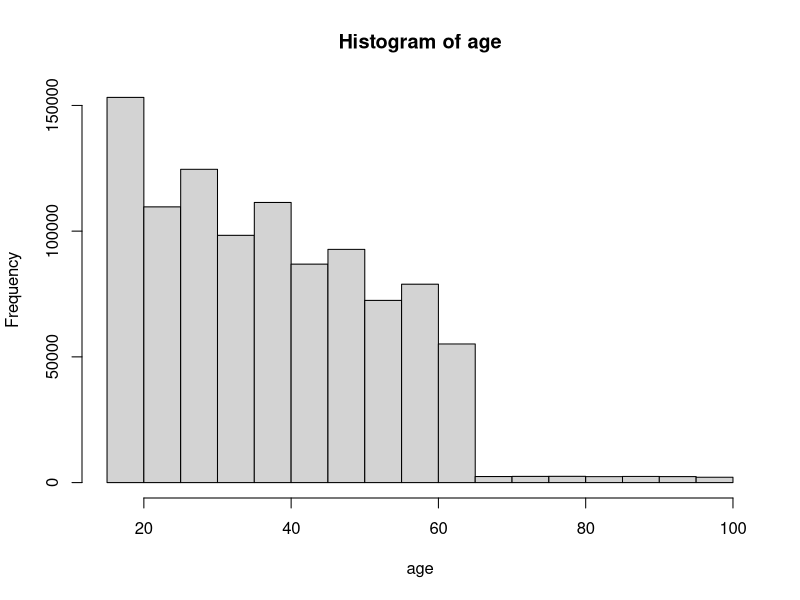
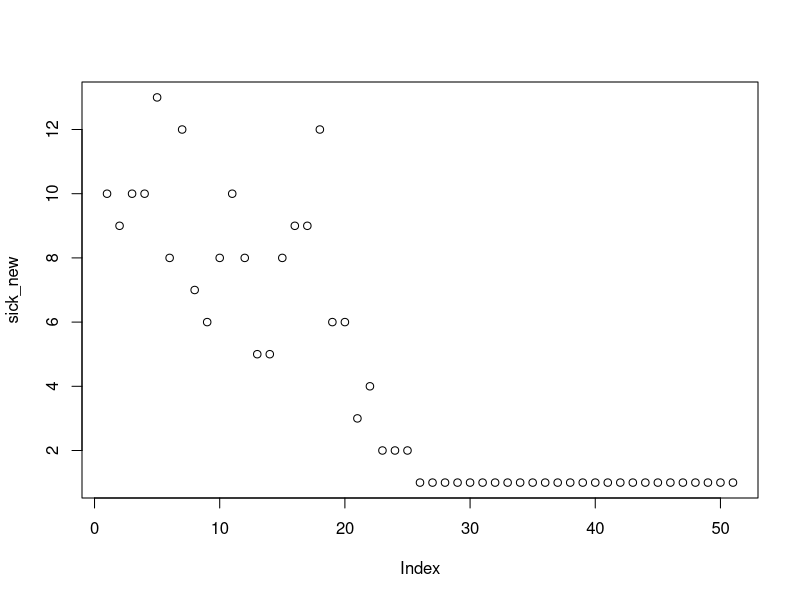

R code for these plots, in order: (Note: this script raises an error after producing the figures.)
## ---- chunk 1
library(tidyverse)
library(ggplot2)
library(survey)
library(survival)
library(survminer)

## ---- chunk 2
N = 1000000 # number of people
id <- 1:N
# build proportion of ages
(dat <- data.frame(min=c(15, 25, 35, 45, 55, 65), max=c(24, 34, 44, 54, 64, 100), prop=c(0.15, 0.134, 0.12, 0.1, 0.085,0.01)))
set.seed(144)  # For reproducibility
rows <- sample(nrow(dat), N, replace=TRUE, prob=dat$prop)
table(rows)
age <- round(dat$min[rows] + runif(N) * (dat$max[rows] - dat$min[rows]))
hist(age)
summary(age)

# gender
gender <- sample(c(0,1), N, replace = TRUE, prob = c(0.51, 0.49))
table(gender)
vaccination <- sample(c(0,1,2), N, replace = TRUE, prob = c(0.1, 0.3, 0.6))
df <- tibble(id=id,age=age, gender=gender)

# generate age groups (for future use)
df$ageGroup <- cut(df$age, breaks=c(14,25,35,45,55,65,75,85,101), labels=c('<25','25-35','35-45','45-55','55-65','65-75','75-85','>85'))
## ---- chunk 3
# set r rate as vector
r=sample(seq(0.5, 1.5, by=1/50)) # create a vector from 0.5 to 1.5 and shuffle it
x <- round(N - N/3) # number of subjects - remove half to keep enough way for the assignment
sick <- 0
sick_new <- c(10)
 
for (i in 1:50) {
  print(i)
  x_new = x - sick
  #beta = rbeta(1,1,20)
  if(x_new > sick_new[i]*r[i]) {
  sick_new[i+1] <- round(sick_new[i] * r[i]) #rbinom(1, x_new, beta)
  # assign to people
  
  sick <- sick + sick_new[i+1]
  } else {
    print('no more')
  }
  
}
plot(sick_new)


## ---- chunk 4
ndf = round(N/5) # set number to sample from
# age has 8 groups
aUnit <- 28*2.13 # every decade (age)
ageProp <- 1 / aUnit ## 0.0023
# gender has two
sexProp <- 1 / 1.69

propT <- data.frame(ID=sample(ndf), Name=sample(ndf), 
    ageGroup=sample(c('<25','25-35','35-45','45-55','55-65','65-75','75-85','>85'), ndf, prob=c(ageProp, ageProp*2, ageProp*3, ageProp*4, ageProp*5, ageProp*6, ageProp*7, ageProp*8), replace=TRUE),
    gender=sample(c(1, 0), ndf, prob=c(0.6, 0.4), replace=TRUE),
    firstDose = sample(c(1,0), ndf, prob=c(0.4,0.6), rep=T))
  
ageSexInt <- interaction(propT$ageGroup, propT$gender, propT$firstDose)
props <- table(ageSexInt)/length(ageSexInt) # generate proportion table for sampling


## ---- chunk 5
# run first outside of loop to create dfNew
df$firstDose <- 0
df[1,]$firstDose <- 1 # set one to add the option
dfTest <- df
dfTest$days <- 101 # set number of days higher then we want
dNum <- sick_new[1] # numbe
nstrat <- as.vector(round(dNum*props))
names(nstrat) <- names(props)
nstrat[nstrat==0] <- 1 # need to solve - for now to avoid zeores
dfRows <- stratsample(interaction(df$ageGroup, df$gender, df$firstDose), nstrat)
# add vaccinations here

dfNew <-  dfTest[dfRows,]
dfNew$days = 1
dfTest <- dfTest[-dfRows,]

for (j in 2:40) {
  dNum <- sick_new[j] # numbe
 # print(j)
  nstrat <- as.vector(round(dNum*props))
  names(nstrat) <- names(props)
  nstrat[nstrat==0] <- 1 
  dfRows <- stratsample(interaction(dfTest$ageGroup, dfTest$gender), nstrat)
  dfTemp <- dfTest[dfRows,]
  dfTemp$days = j
  dfNew <-  rbind(dfNew, dfTemp)
  
  dfTest <- dfTest[-dfRows,]

}

# add to original data
dfBoth <- rbind(dfNew, dfTest) # add entire population
## ---- chunk 6
nrow(subset(dfNew,gender==1)) / nrow(subset(dfNew,gender==0)) # ratio if 1.686 as expected
hist(dfNew$days)
ggplot(dfNew, aes(x=days)) + geom_histogram() + facet_grid(~ageGroup) + theme_minimal()
## ---- chunk 7
# create a censor variable
# create a censore variable who survived more than 30 days
dfBoth$month <- case_when(dfBoth$days <= 30 ~ 1, TRUE ~ 0) # currently for 30 days survival
dfBoth$ageGroup <- relevel(dfBoth$ageGroup, ref='>85')
dfBoth$gender <- factor(dfBoth$gender, levels=c(0,1))
surv <- Surv(time = dfBoth$days, event = dfBoth$month)  
summary(surv)

# now cox analysis
fit.cox <- coxph(surv ~ ageGroup + gender, 
                   data = dfBoth)
ggforest(fit.cox, data = dfBoth)
